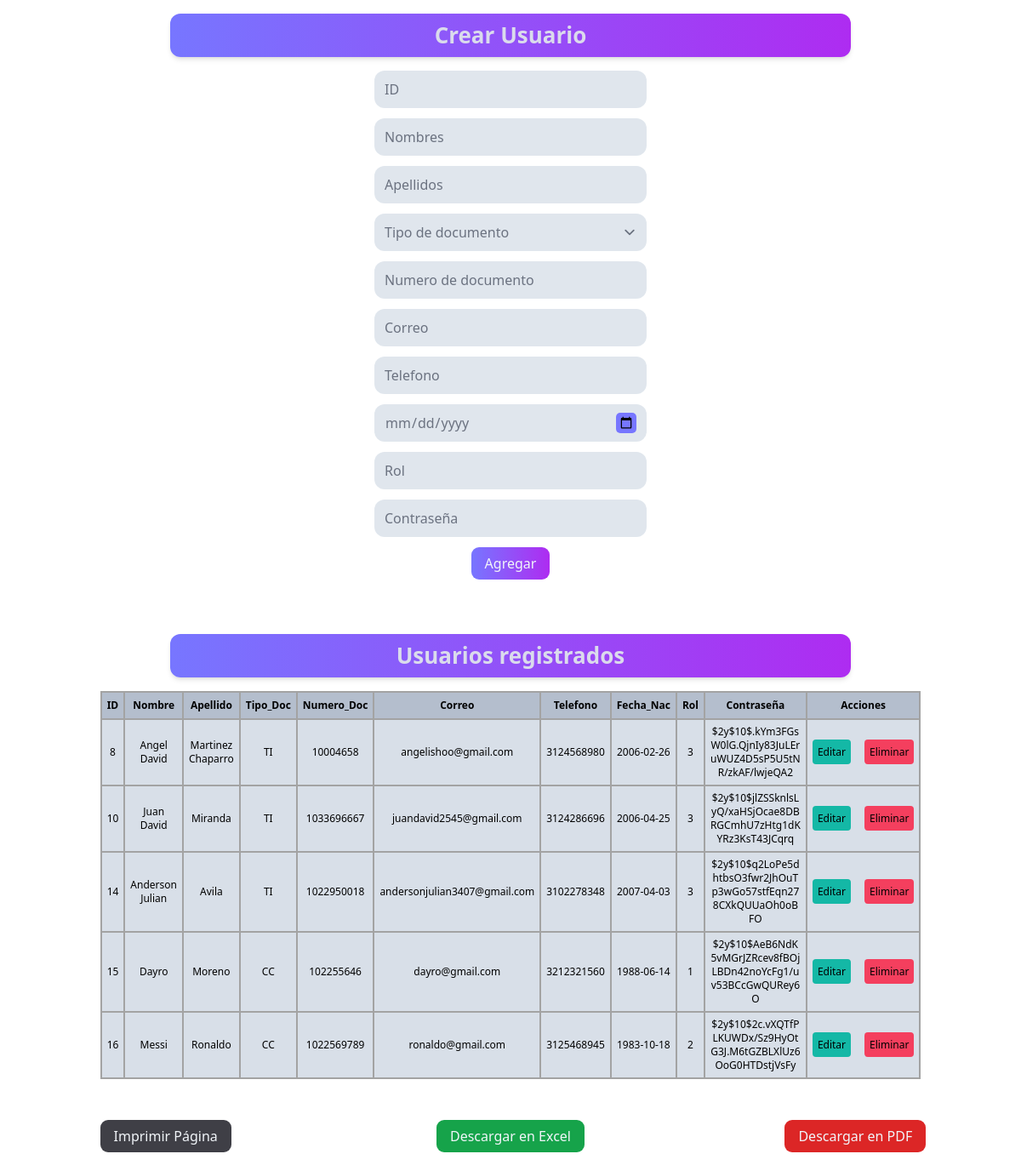
/vista_admin/crud_users/users.php, run on the app's committed database.
### tables this page shows
CREATE TABLE `usuarios` (
  `id` int(10) NOT NULL,
  `nombre` varchar(255) NOT NULL,
  `apellido` varchar(255) NOT NULL,
  `tipo_documento` varchar(10) NOT NULL,
  `numero_documento` varchar(20) NOT NULL,
  `correo` varchar(255) NOT NULL,
  `telefono` varchar(20) NOT NULL,
  `fecha_nacimiento` date NOT NULL,
  `rol` int(150) NOT NULL,
  `contrasena` varchar(255) NOT NULL
);

### vista_admin/crud_users/users.php (the view, shortened to what this page needs)
<?php
$con = connection();
?>
<!DOCTYPE html>
<html lang="es">
<head>
    <link rel="stylesheet" href="../../output.css" />
</head>
<body class="main m-0 overflow-y-scroll pb-[22px]">
    <div>
        <div class="grid grid-crud-users gap-12">
            <div>
                <div class="flex justify-center text-center">
                    <header
                    class="my-4 w-2/3 rounded-xl bg-gradient-to-r from-Light-Blue to-Fucsia p-1.5 text-center text-[#DFE4EBEF] shadow-md"
                    >
                        <h1
                        class="text-[26px] font-semibold">
                        Crear Usuario
                        </h1>
                    </header>
                </div>
                <div>
                    <div class="flex justify-center">
                        <form action="insert_user.php" method="POST">
                            <div class="grid grid-rows-11 gap-3 justify-items-center">
                                <div>
                                    <input type="number" name="id" placeholder="ID" class="h-11 w-[320px] rounded-xl border-none bg-slate-300/60 font-normal outline-none focus:bg-[#FFFFFF] focus:ring-2 focus:ring-Light-Blue dark:bg-[#27282be8] dark:placeholder:text-[#7a8190] dark:focus:bg-[#242528] S1:h-[60px] S1:w-[480px] S1:rounded-[17px] S1:px-5 S1:py-4 S1:text-[20px] S2:h-[50px] S2:w-[400px] S2:rounded-[14px] S2:px-4 S2:py-3 S2:text-[18px] S3:h-11 S3:w-[320px] S3:rounded-xl S3:px-3 S3:py-2 S3:text-[16px]">
                                </div>
                                <div>
                                    <input type="text" name="nombre" placeholder="Nombres" class="h-11 w-[320px] rounded-xl border-none bg-slate-300/60 font-normal outline-none focus:bg-[#FFFFFF] focus:ring-2 focus:ring-Light-Blue dark:bg-[#27282be8] dark:placeholder:text-[#7a8190] dark:focus:bg-[#242528] S1:h-[60px] S1:w-[480px] S1:rounded-[17px] S1:px-5 S1:py-4 S1:text-[20px] S2:h-[50px] S2:w-[400px] S2:rounded-[14px] S2:px-4 S2:py-3 S2:text-[18px] S3:h-11 S3:w-[320px] S3:rounded-xl S3:px-3 S3:py-2 S3:text-[16px]">
                                </div>
                                <div>
                                    <input type="text" name="apellido" placeholder="Apellidos" class="h-11 w-[320px] rounded-xl border-none bg-slate-300/60 font-normal outline-none focus:bg-[#FFFFFF] focus:ring-2 focus:ring-Light-Blue dark:bg-[#27282be8] dark:placeholder:text-[#7a8190] dark:focus:bg-[#242528] S1:h-[60px] S1:w-[480px] S1:rounded-[17px] S1:px-5 S1:py-4 S1:text-[20px] S2:h-[50px] S2:w-[400px] S2:rounded-[14px] S2:px-4 S2:py-3 S2:text-[18px] S3:h-11 S3:w-[320px] S3:rounded-xl S3:px-3 S3:py-2 S3:text-[16px]">
                                </div>
                                <div>
                                    <select name="tipo_documento" class="h-11 w-[320px] text-gray-500 dark:text-[#7a8190] rounded-xl border-none bg-slate-300/60 font-normal outline-none focus:bg-[#FFFFFF] focus:ring-2 focus:ring-Light-Blue dark:bg-[#27282be8] dark:placeholder:text-[#7a8190] dark:focus:bg-[#242528] S1:h-[60px] S1:w-[480px] S1:rounded-[17px] S1:px-5 S1:py-4 S1:text-[20px] S2:h-[50px] S2:w-[400px] S2:rounded-[14px] S2:px-4 S2:py-3 S2:text-[18px] S3:h-11 S3:w-[320px] S3:rounded-xl S3:px-3 S3:py-2 S3:text-[16px]">
                                        <option value="">Tipo de documento</option>
                                    </select>
                                </div>
                                <div>
                                    <input type="text" name="numero_documento" placeholder="Numero de documento" class="h-11 w-[320px] rounded-xl border-none bg-slate-300/60 font-normal outline-none focus:bg-[#FFFFFF] focus:ring-2 focus:ring-Light-Blue dark:bg-[#27282be8] dark:placeholder:text-[#7a8190] dark:focus:bg-[#242528] S1:h-[60px] S1:w-[480px] S1:rounded-[17px] S1:px-5 S1:py-4 S1:text-[20px] S2:h-[50px] S2:w-[400px] S2:rounded-[14px] S2:px-4 S2:py-3 S2:text-[18px] S3:h-11 S3:w-[320px] S3:rounded-xl S3:px-3 S3:py-2 S3:text-[16px]">
                                </div>
                                <div>
                                    <input type="text" name="correo" placeholder="Correo" class="h-11 w-[320px] rounded-xl border-none bg-slate-300/60 font-normal outline-none focus:bg-[#FFFFFF] focus:ring-2 focus:ring-Light-Blue dark:bg-[#27282be8] dark:placeholder:text-[#7a8190] dark:focus:bg-[#242528] S1:h-[60px] S1:w-[480px] S1:rounded-[17px] S1:px-5 S1:py-4 S1:text-[20px] S2:h-[50px] S2:w-[400px] S2:rounded-[14px] S2:px-4 S2:py-3 S2:text-[18px] S3:h-11 S3:w-[320px] S3:rounded-xl S3:px-3 S3:py-2 S3:text-[16px]">
                                </div>
                                <div>
                                    <input type="text" name="telefono" placeholder="Telefono" class="h-11 w-[320px] rounded-xl border-none bg-slate-300/60 font-normal outline-none focus:bg-[#FFFFFF] focus:ring-2 focus:ring-Light-Blue dark:bg-[#27282be8] dark:placeholder:text-[#7a8190] dark:focus:bg-[#242528] S1:h-[60px] S1:w-[480px] S1:rounded-[17px] S1:px-5 S1:py-4 S1:text-[20px] S2:h-[50px] S2:w-[400px] S2:rounded-[14px] S2:px-4 S2:py-3 S2:text-[18px] S3:h-11 S3:w-[320px] S3:rounded-xl S3:px-3 S3:py-2 S3:text-[16px]">
                                </div>
                                <div>
                                    <input type="date" name="fecha_nacimiento" placeholder="fecha de nacimiento" class="text-gray-500 dark:text-[#7a8190] h-11 w-[320px] rounded-xl border-none bg-slate-300/60 font-normal outline-none focus:bg-[#FFFFFF] focus:ring-2 focus:ring-Light-Blue dark:bg-[#27282be8] dark:placeholder:text-[#7a8190] dark:focus:bg-[#242528] S1:h-[60px] S1:w-[480px] S1:rounded-[17px] S1:px-5 S1:py-4 S1:text-[20px] S2:h-[50px] S2:w-[400px] S2:rounded-[14px] S2:px-4 S2:py-3 S2:text-[18px] S3:h-11 S3:w-[320px] S3:rounded-xl S3:px-3 S3:py-2 S3:text-[16px]">
                                </div>
                                <div>
                                    <input type="text" name="rol" placeholder="Rol" class="h-11 w-[320px] rounded-xl border-none bg-slate-300/60 font-normal outline-none focus:bg-[#FFFFFF] focus:ring-2 focus:ring-Light-Blue dark:bg-[#27282be8] dark:placeholder:text-[#7a8190] dark:focus:bg-[#242528] S1:h-[60px] S1:w-[480px] S1:rounded-[17px] S1:px-5 S1:py-4 S1:text-[20px] S2:h-[50px] S2:w-[400px] S2:rounded-[14px] S2:px-4 S2:py-3 S2:text-[18px] S3:h-11 S3:w-[320px] S3:rounded-xl S3:px-3 S3:py-2 S3:text-[16px]">
                                </div>
                                <div>
                                    <input type="text" name="contrasena" placeholder="Contraseña" class="h-11 w-[320px] rounded-xl border-none bg-slate-300/60 font-normal outline-none focus:bg-[#FFFFFF] focus:ring-2 focus:ring-Light-Blue dark:bg-[#27282be8] dark:placeholder:text-[#7a8190] dark:focus:bg-[#242528] S1:h-[60px] S1:w-[480px] S1:rounded-[17px] S1:px-5 S1:py-4 S1:text-[20px] S2:h-[50px] S2:w-[400px] S2:rounded-[14px] S2:px-4 S2:py-3 S2:text-[18px] S3:h-11 S3:w-[320px] S3:rounded-xl S3:px-3 S3:py-2 S3:text-[16px]">
                                </div>
                                <div>
                                    <input type="submit" value="Agregar" class="rounded-[9px] bg-gradient-to-r from-Light-Blue to-Fucsia px-4 py-[7px] text- font-[450] text-slate-100 hover:cursor-pointer">
                                </div>
                            </div>
                        </form>
                    </div>
                </div>
            </div>
            <div>
                <div class="flex justify-center text-center">
                    <header
                    class="my-4 w-2/3 rounded-xl bg-gradient-to-r from-Light-Blue to-Fucsia p-1.5 text-center text-[#DFE4EBEF] shadow-md"
                    >
                        <h1
                        class="text-[26px] font-semibold">
                        Usuarios registrados
                        </h1>
                    </header>
                </div>
                <div class="flex justify-center">
                    <table class="border-2 border-neutral-400 dark:border-neutral-700 w-4/5">
                        <thead>
                            <tr class="border-2 border-neutral-400 dark:border-neutral-700 text-xs text-center dark:bg-[#242528] bg-slate-400/70 font-bold h-8 dark:text-slate-200">
                                <th class="border-2 border-neutral-400 dark:border-neutral-700 p-1.5">ID</th>
                                <th class="border-2 border-neutral-400 dark:border-neutral-700 p-1.5">Nombre</th>
                                <th class="border-2 border-neutral-400 dark:border-neutral-700 p-1.5">Apellido</th>
                                <th class="border-2 border-neutral-400 dark:border-neutral-700 p-1.5">Tipo_Doc</th>
                                <th class="border-2 border-neutral-400 dark:border-neutral-700 p-1.5">Numero_Doc</th>
                                <th class="border-2 border-neutral-400 dark:border-neutral-700 p-1.5">Correo</th>
                                <th class="border-2 border-neutral-400 dark:border-neutral-700 p-1.5">Telefono</th>
                                <th class="border-2 border-neutral-400 dark:border-neutral-700 p-1.5">Fecha_Nac</th>
                                <th class="border-2 border-neutral-400 dark:border-neutral-700 p-1.5">Rol</th>
                                <th class="border-2 border-neutral-400 dark:border-neutral-700 p-1.5">Contraseña</th>
                                <th class="border-2 border-neutral-400 dark:border-neutral-700 p-1.5">Acciones</th>
                            </tr>
                        </thead>
                        <tbody>
                            <?php
                            $sql = "SELECT * FROM usuarios";
                            $result = mysqli_query($con, $sql);
                            while ($row = mysqli_fetch_array($result)) { ?>
                                <tr class="border border-neutral-400 text-xs text-center dark:bg-[#27282be8] bg-slate-300/75 dark:text-[#dfe4ebef]">
                                    <th class="border-2 border-neutral-400 dark:border-neutral-700 text-xs text-center font-normal p-1.5"><?php echo $row["id"]; ?></th>
                                    <th class="border-2 border-neutral-400 dark:border-neutral-700 text-xs text-center font-normal p-1.5"><?php echo $row["nombre"]; ?></th>
                                    <th class="border-2 border-neutral-400 dark:border-neutral-700 text-xs text-center font-normal p-1.5"><?php echo $row["apellido"]; ?></th>
                                    <th class="border-2 border-neutral-400 dark:border-neutral-700 text-xs text-center font-normal p-1.5"><?php echo $row["tipo_documento"]; ?></th>
                                    <th class="border-2 border-neutral-400 dark:border-neutral-700 text-xs text-center font-normal p-1.5"><?php echo $row["numero_documento"]; ?></th>
                                    <th class="border-2 border-neutral-400 dark:border-neutral-700 text-xs text-center font-normal p-1.5"><?php echo $row["correo"]; ?></th>
                                    <th class="border-2 border-neutral-400 dark:border-neutral-700 text-xs text-center font-normal p-1.5"><?php echo $row["telefono"]; ?></th>
                                    <th class="border-2 border-neutral-400 dark:border-neutral-700 text-xs text-center font-normal p-1.5"><?php echo $row["fecha_nacimiento"]; ?></th>
                                    <th class="border-2 border-neutral-400 dark:border-neutral-700 text-xs text-center font-normal p-1.5"><?php echo $row["rol"]; ?></th>
                                    <th class="border-2 border-neutral-400 dark:border-neutral-700 text-xs text-center font-normal wrap"><?php echo $row["contrasena"]; ?></th>
                                    <th class="border-2 border-neutral-400 dark:border-neutral-700 font-normal p-1.5">
                                        <div class="grid grid-btns-crud gap-4">
                                            <div>
                                                <a href="update.php?id=<?= $row["id"] ?>" class="bg-teal-500 p-1.5 rounded-[4px]">Editar</a>
                                            </div>
                                            <div>
                                                <a href="delete_user.php?id=<?= $row["id"] ?>" class="bg-rose-500 p-1.5 rounded-[4px]">Eliminar</a>
                                            </div>
                                        </div>
                                    </th>
                                </tr>
                            <?php }
                            ?>
                        </tbody>
                    </table>
                </div>
            </div>
            <div>
                <div class="grid grid-cols-3 gap-4 justify-items-center">
                    <div>
                        <button class="rounded-[9px] bg-zinc-700 px-4 py-[7px] font-[450] text-slate-100 hover:cursor-pointer" onclick="window.print()">Imprimir Página</button>
                    </div>
                    <div>
                        <a href="excel.php">
                            <button class="rounded-[9px] bg-green-600 px-4 py-[7px] font-[450] text-slate-100 hover:cursor-pointer">Descargar en Excel</button>
                        </a>
                    </div>
                    <div>
                        <a href="pdf.php">
                            <button class="rounded-[9px] bg-red-600 px-4 py-[7px] font-[450] text-slate-100 hover:cursor-pointer">Descargar en PDF</button>
                        </a>
                    </div>
                </div>
            </div>
        </div>
    </div>
</body>

### vista_admin/crud_users/users.php (style rules this page uses)
.main { background-image: none; }
.grid-crud-users { grid-template-rows: auto auto auto; }
.wrap { max-width: 120px; overflow: hidden; word-wrap: break-word; padding: 6px; }
.grid-btns-crud { grid-template-columns: auto auto; }

### data on the page
usuarios: id "8", nombre "Angel David", apellido "Martinez Chaparro", tipo_documento "TI", numero_documento "10004658", correo "angelishoo@gmail.com", telefono "3124568980", fecha_nacimiento "2006-02-26", rol "3", contrasena "$2y$10$.kYm3FGsW0lG.QjnIy83JuLEruWUZ4D5sP5U5tNR/zkAF/lwjeQA2"
usuarios: id "10", nombre "Juan David", apellido "Miranda", tipo_documento "TI", numero_documento "1033696667", correo "juandavid2545@gmail.com", telefono "3124286696", fecha_nacimiento "2006-04-25", rol "3", contrasena "$2y$10$jlZSSknlsLyQ/xaHSjOcae8DBRGCmhU7zHtg1dKYRz3KsT43JCqrq"
usuarios: id "14", nombre "Anderson Julian", apellido "Avila", tipo_documento "TI", numero_documento "1022950018", correo "andersonjulian3407@gmail.com", telefono "3102278348", fecha_nacimiento "2007-04-03", rol "3", contrasena "$2y$10$q2LoPe5dhtbsO3fwr2JhOuTp3wGo57stfEqn278CXkQUUaOh0oBFO"
usuarios: id "15", nombre "Dayro", apellido "Moreno", tipo_documento "CC", numero_documento "102255646", correo "dayro@gmail.com", telefono "3212321560", fecha_nacimiento "1988-06-14", rol "1", contrasena "$2y$10$AeB6NdK5vMGrJZRcev8fBOjLBDn42noYcFg1/uv53BCcGwQURey6O"
usuarios: id "16", nombre "Messi", apellido "Ronaldo", tipo_documento "CC", numero_documento "1022569789", correo "ronaldo@gmail.com", telefono "3125468945", fecha_nacimiento "1983-10-18", rol "2", contrasena "$2y$10$2c.vXQTfPLKUWDx/Sz9HyOtG3J.M6tGZBLXlUz6OoG0HTDstjVsFy"
